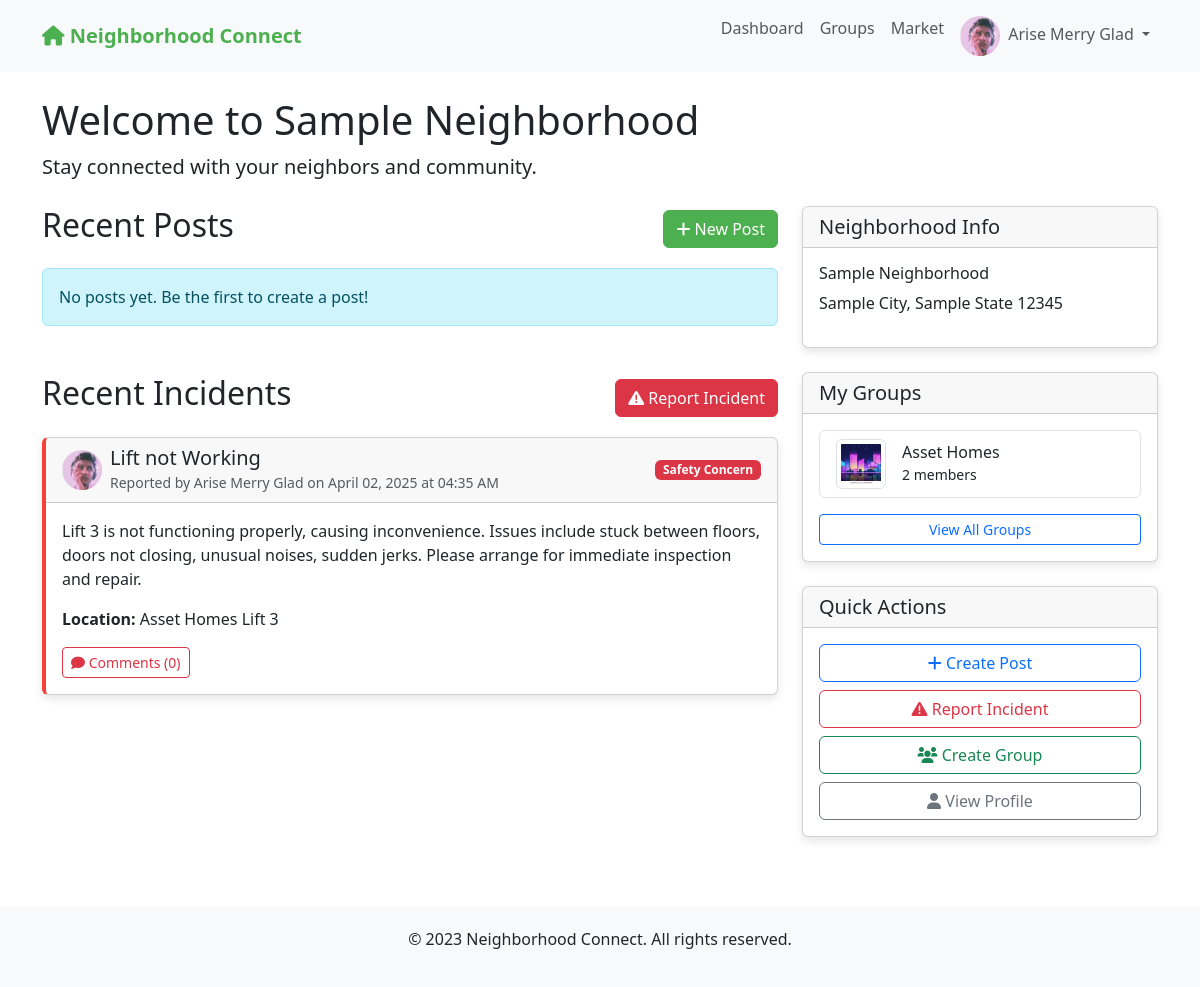
The page /dashboard (signed in) on the database its author committed.
### app.py (models this page shows)
class User(UserMixin, db.Model):
    id = db.Column(db.Integer, primary_key=True)
    email = db.Column(db.String(100), unique=True, nullable=False)
    password = db.Column(db.String(200), nullable=False)
    name = db.Column(db.String(100), nullable=False)
    address = db.Column(db.String(200), nullable=False)
    neighborhood_id = db.Column(db.Integer, db.ForeignKey('neighborhood.id'), nullable=False)
    profile_pic = db.Column(db.String(200), default='default.jpg')
    created_at = db.Column(db.DateTime, default=datetime.utcnow)
    is_admin = db.Column(db.Boolean, default=False)
    posts = db.relationship('Post', backref='author', lazy=True)
    comments = db.relationship('Comment', backref='author', lazy=True)
    incidents = db.relationship('Incident', backref='reporter', lazy=True)
    group_memberships = db.relationship('GroupMember', backref='user', lazy=True)

class Neighborhood(db.Model):
    id = db.Column(db.Integer, primary_key=True)
    name = db.Column(db.String(100), nullable=False)
    city = db.Column(db.String(100), nullable=False)
    state = db.Column(db.String(100), nullable=False)
    zip_code = db.Column(db.String(20), nullable=False)
    users = db.relationship('User', backref='neighborhood', lazy=True)
    posts = db.relationship('Post', backref='neighborhood', lazy=True)
    incidents = db.relationship('Incident', backref='neighborhood', lazy=True)
    groups = db.relationship('Group', backref='neighborhood', lazy=True)

class Incident(db.Model):
    id = db.Column(db.Integer, primary_key=True)
    title = db.Column(db.String(200), nullable=False)
    description = db.Column(db.Text, nullable=False)
    incident_type = db.Column(db.String(50), nullable=False)  # e.g., "suspicious activity", "crime", "safety"
    location = db.Column(db.String(200), nullable=False)
    image = db.Column(db.String(200))
    created_at = db.Column(db.DateTime, default=datetime.utcnow)
    user_id = db.Column(db.Integer, db.ForeignKey('user.id'), nullable=False)
    neighborhood_id = db.Column(db.Integer, db.ForeignKey('neighborhood.id'), nullable=False)
    comments = db.relationship('IncidentComment', backref='incident', lazy=True, cascade="all, delete-orphan")

class Group(db.Model):
    id = db.Column(db.Integer, primary_key=True)
    name = db.Column(db.String(100), nullable=False)
    description = db.Column(db.Text, nullable=False)
    image = db.Column(db.String(200), default='group_default.jpg')
    created_at = db.Column(db.DateTime, default=datetime.utcnow)
    creator_id = db.Column(db.Integer, db.ForeignKey('user.id'), nullable=False)
    neighborhood_id = db.Column(db.Integer, db.ForeignKey('neighborhood.id'), nullable=False)
    creator = db.relationship('User', backref='created_groups')
    members = db.relationship('GroupMember', backref='group', lazy=True, cascade="all, delete-orphan")
    posts = db.relationship('Post', backref='group', lazy=True)

### app.py (the view)
@app.route('/dashboard')
@login_required
def dashboard():
    posts = Post.query.filter_by(neighborhood_id=current_user.neighborhood_id, group_id=None).order_by(Post.created_at.desc()).all()
    incidents = Incident.query.filter_by(neighborhood_id=current_user.neighborhood_id).order_by(Incident.created_at.desc()).all()
    user_groups = [membership.group for membership in current_user.group_memberships]
    return render_template('dashboard.html', posts=posts, incidents=incidents, user_groups=user_groups)

### app.py (called while the page is built)
@login_manager.user_loader
def load_user(user_id):
    return User.query.get(int(user_id))

### templates/dashboard.html (shortened to what this page needs)
{% extends "base.html" %}
{% block content %}
<h1>Welcome to {{ current_user.neighborhood.name }}</h1>
<p class="lead">Stay connected with your neighbors and community.</p>
<div class="row mt-4">
    <div class="col-md-8">
        <div class="d-flex justify-content-between align-items-center mb-3">
            <h2>Recent Posts</h2>
            <a href="{{ url_for('new_post') }}" class="btn btn-primary">
                <i class="fas fa-plus"></i> New Post
            </a>
        </div>
        {% if posts %}
            {% for post in posts %}
                <div class="card post-card">
                    <div class="card-header d-flex justify-content-between align-items-center">
                        <div class="d-flex align-items-center">
                            <img src="{{ url_for('static', filename='uploads/' + post.author.profile_pic) }}" alt="Profile" class="profile-img me-2">
                            <div>
                                <h5 class="mb-0">{{ post.title }}</h5>
                                <small class="text-muted">Posted by {{ post.author.name }} on {{ post.created_at.strftime('%B %d, %Y at %I:%M %p') }}</small>
                            </div>
                        </div>
                    </div>
                    <div class="card-body">
                        <p class="card-text">{{ post.content }}</p>
                        {% if post.image %}
                            <img src="{{ url_for('static', filename='uploads/' + post.image) }}" alt="Post Image" class="img-fluid rounded mb-3">
                        {% endif %}
                        <a href="{{ url_for('view_post', post_id=post.id) }}" class="btn btn-sm btn-outline-primary">
                            <i class="fas fa-comment"></i> Comments ({{ post.comments|length }})
                        </a>
                    </div>
                </div>
            {% endfor %}
        {% else %}
            <div class="alert alert-info">
                No posts yet. Be the first to create a post!
            </div>
        {% endif %}
        <div class="d-flex justify-content-between align-items-center mt-5 mb-3">
            <h2>Recent Incidents</h2>
            <a href="{{ url_for('new_incident') }}" class="btn btn-danger">
                <i class="fas fa-exclamation-triangle"></i> Report Incident
            </a>
        </div>
        {% if incidents %}
            {% for incident in incidents %}
                <div class="card incident-card">
                    <div class="card-header d-flex justify-content-between align-items-center">
                        <div class="d-flex align-items-center">
                            <img src="{{ url_for('static', filename='uploads/' + incident.reporter.profile_pic) }}" alt="Profile" class="profile-img me-2">
                            <div>
                                <h5 class="mb-0">{{ incident.title }}</h5>
                                <small class="text-muted">Reported by {{ incident.reporter.name }} on {{ incident.created_at.strftime('%B %d, %Y at %I:%M %p') }}</small>
                            </div>
                        </div>
                        <span class="badge bg-danger">{{ incident.incident_type }}</span>
                    </div>
                    <div class="card-body">
                        <p class="card-text">{{ incident.description }}</p>
                        <p><strong>Location:</strong> {{ incident.location }}</p>
                        <a href="{{ url_for('view_incident', incident_id=incident.id) }}" class="btn btn-sm btn-outline-danger">
                            <i class="fas fa-comment"></i> Comments ({{ incident.comments|length }})
                        </a>
                    </div>
                </div>
            {% endfor %}
        {% else %}
            <div class="alert alert-info">
                No incidents reported. Stay safe!
            </div>
        {% endif %}
    </div>
    <div class="col-md-4">
        <div class="card mb-4">
            <div class="card-header">
                <h5 class="mb-0">Neighborhood Info</h5>
            </div>
            <div class="card-body">
                <h6>{{ current_user.neighborhood.name }}</h6>
                <p>{{ current_user.neighborhood.city }}, {{ current_user.neighborhood.state }} {{ current_user.neighborhood.zip_code }}</p>
            </div>
        </div>
        <div class="card mb-4">
            <div class="card-header">
                <h5 class="mb-0">My Groups</h5>
            </div>
            <div class="card-body">
                {% if user_groups %}
                    <div class="list-group">
                        {% for group in user_groups %}
                            <a href="{{ url_for('view_group', group_id=group.id) }}" class="list-group-item list-group-item-action">
                                <div class="d-flex align-items-center">
                                    <img src="{{ url_for('static', filename='uploads/' + group.image) }}" alt="{{ group.name }}" class="img-thumbnail me-3" style="width: 50px; height: 50px; object-fit: cover;">
                                    <div>
                                        <h6 class="mb-0">{{ group.name }}</h6>
                                        <small>{{ group.members|length }} members</small>
                                    </div>
                                </div>
                            </a>
                        {% endfor %}
                    </div>
                    <div class="mt-3">
                        <a href="{{ url_for('groups') }}" class="btn btn-sm btn-outline-primary w-100">View All Groups</a>
                    </div>
                {% else %}
                    <p>You haven't joined any groups yet.</p>
                    <a href="{{ url_for('groups') }}" class="btn btn-sm btn-outline-primary w-100">Find Groups</a>
                {% endif %}
            </div>
        </div>
        <div class="card">
            <div class="card-header">
                <h5 class="mb-0">Quick Actions</h5>
            </div>
            <div class="card-body">
                <div class="d-grid gap-2">
                    <a href="{{ url_for('new_post') }}" class="btn btn-outline-primary">
                        <i class="fas fa-plus"></i> Create Post
                    </a>
                    <a href="{{ url_for('new_incident') }}" class="btn btn-outline-danger">
                        <i class="fas fa-exclamation-triangle"></i> Report Incident
                    </a>
                    <a href="{{ url_for('new_group') }}" class="btn btn-outline-success">
                        <i class="fas fa-users"></i> Create Group
                    </a>
                    <a href="{{ url_for('profile') }}" class="btn btn-outline-secondary">
                        <i class="fas fa-user"></i> View Profile
                    </a>
                </div>
            </div>
        </div>
    </div>
</div>
{% endblock %}

### templates/base.html (shortened to what this page needs)
<!DOCTYPE html>
<html lang="en">
<head>
    <link rel="stylesheet" href="https://cdn.jsdelivr.net/npm/bootstrap@5.3.0/dist/css/bootstrap.min.css">
    <link rel="stylesheet" href="https://cdnjs.cloudflare.com/ajax/libs/font-awesome/6.0.0-beta3/css/all.min.css">
</head>
<body>
    <nav class="navbar navbar-expand-lg navbar-light bg-light">
        <div class="container">
            <a class="navbar-brand" href="{{ url_for('index') }}">
                <i class="fas fa-home"></i> Neighborhood Connect
            </a>
            <div class="collapse navbar-collapse" id="navbarNav">
                <ul class="navbar-nav ms-auto">
                    {% if current_user.is_authenticated %}
                        <li class="nav-item">
                            <a class="nav-link" href="{{ url_for('dashboard') }}">Dashboard</a>
                        </li>
                        <li class="nav-item">
                            <a class="nav-link" href="{{ url_for('groups') }}">Groups</a>
                        </li>
                        <li class="nav-item">
                            <a class="nav-link" href="{{ url_for('market') }}">Market</a>
                        </li>
                        <li class="nav-item dropdown">
                            <a class="nav-link dropdown-toggle" href="#" id="navbarDropdown" role="button" data-bs-toggle="dropdown" aria-expanded="false">
                                <img src="{{ url_for('static', filename='uploads/' + current_user.profile_pic) }}" alt="Profile" class="profile-img me-1">
                                {{ current_user.name }}
                            </a>
                        </li>
                    {% endif %}
                </ul>
            </div>
        </div>
    </nav>
    <div class="container mt-4">
        {% block content %}{% endblock %}
    </div>
    <footer class="footer">
        <div class="container">
            <p>&copy; 2023 Neighborhood Connect. All rights reserved.</p>
        </div>
    </footer>
</body>
</html>

### templates/base.html (style rules this page uses)
.navbar-brand { font-weight: bold; color: #4CAF50 !important; }
.btn-primary { background-color: #4CAF50; border-color: #4CAF50; }
.card { margin-bottom: 20px; box-shadow: 0 4px 8px rgba(0,0,0,0.1); }
.incident-card { border-left: 4px solid #f44336; }
.profile-img { width: 40px; height: 40px; border-radius: 50%; object-fit: cover; }
.footer { margin-top: 50px; padding: 20px 0; background-color: #f8f9fa; text-align: center; }

### rows shown on the page
User: profile_pic (picture), name "Arise Merry Glad"
Neighborhood: neighborhood.name "Sample Neighborhood", neighborhood.city "Sample City", neighborhood.state "Sample State", neighborhood.zip_code "12345"
Incident: profile_pic (picture), title "Lift not Working", reporter.name "Arise Merry Glad", created_at "April 02, 2025 at 04:35 AM", incident_type "Safety Concern", description "Lift 3 is not functioning properly, causing inconvenience. Issues include stuck between floors, doors not closing, unusual noises, sudden jerks. Please arrange for immediate inspection and repair.", location "Asset Homes Lift 3", comments|length "0"
Group: image (picture), name "Asset Homes", members|length "2"
